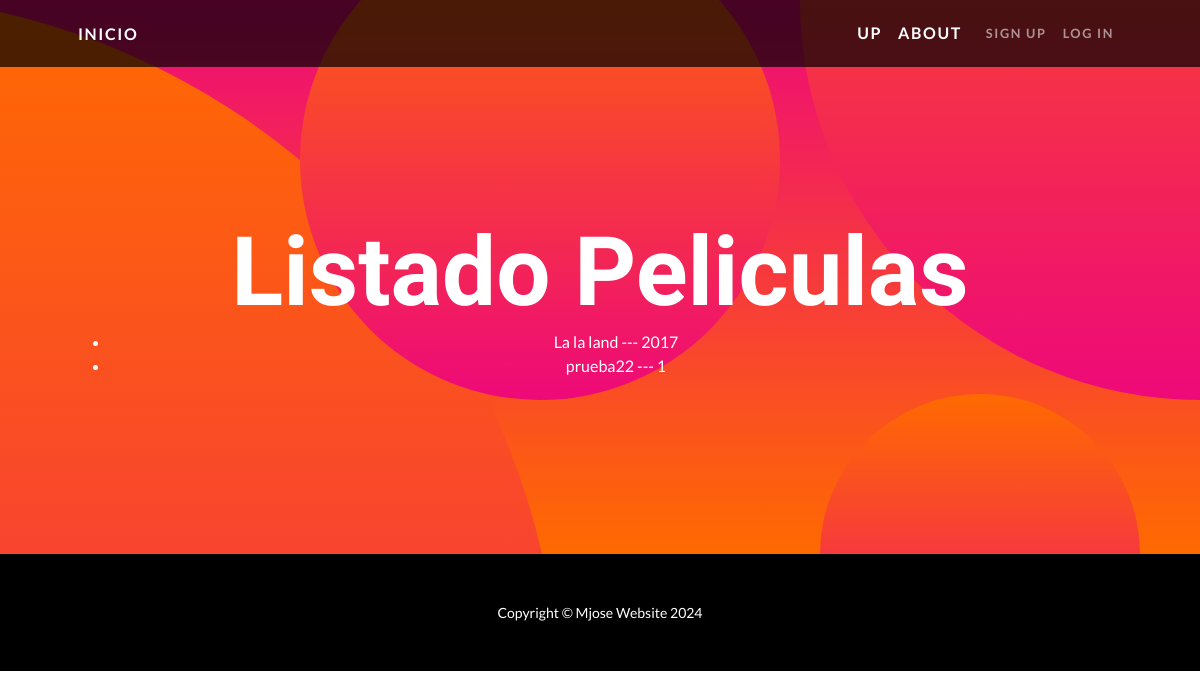
The page /listapelicula/ on the database as committed earlier.
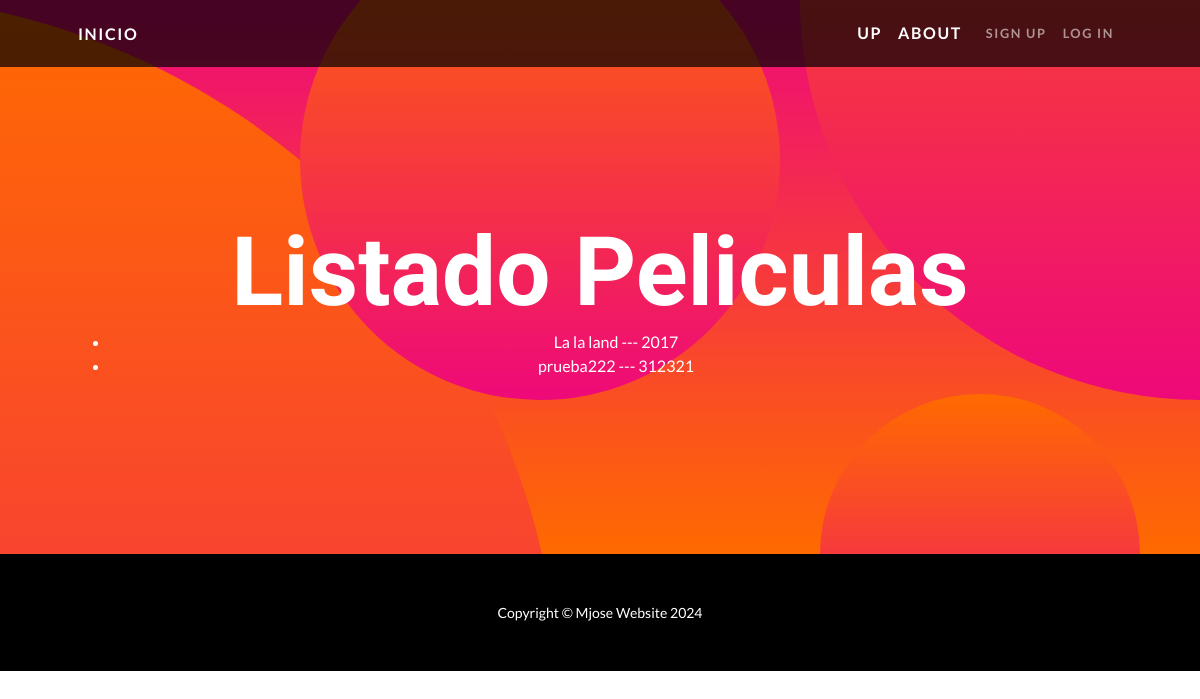
The same page on the database as committed later.
### AppPeliculas/models.py (models this page shows)
class pelicula(models.Model):
    def __str__(self):
        return f"{self.nombre} --- {self.año}"
    nombre = models.CharField(max_length=40)
    año = models.IntegerField()
    director = models.CharField(max_length=40)
    genero = models.CharField(max_length=40)
    duracion = models.FloatField()

### AppPeliculas/views.py (the view)
# urls.py: path("listapelicula/", lista_pelicula, name="lista_pelicula" ),
def lista_pelicula (request):
    mis_peliculas = pelicula.objects.all()
    info = {"peliculas":mis_peliculas}
    return render(request,"listado_pelicula.html",info)

### AppPeliculas/templates/Listado_pelicula.html
{% extends "padre_formulario.html" %}
{% block titulo %} Listado Peliculas {% endblock %}
{% block formulario %}
<ul>
{% for x in peliculas %}
<li>{{x}}</li>
{% endfor %}
</ul>
{% endblock %}

### AppPeliculas/templates/padre_formulario.html (shortened to what this page needs)
<!DOCTYPE html>
<html lang="en">
    <head>
        {% load static %}
        <link href="{% static 'AppPeliculas/css/styles.css' %}" rel="stylesheet" />
    </head>
    <body id="page-top">
        <nav class="navbar navbar-expand-lg navbar-dark navbar-custom fixed-top">
            <div class="container px-5">
                <a class="navbar-brand" href="{% url 'Inicio'%}">Inicio</a>
                <div class="collapse navbar-collapse" id="navbarResponsive">
                    <ul class="navbar-nav ms-auto">
                        <a class="navbar-brand" href="#page-top">UP</a>
                        {% if user.is_authenticated %}
                        <a class="navbar-brand" href="{% url 'Peliculas'%}">Peliculas</a>
                        <a class="navbar-brand" href="{% url 'Series'%}">Series</a>
                        <a class="navbar-brand" href="{% url 'Musica'%}">Musica</a>
                        <a class="navbar-brand" href="{% url 'about'%}">About</a>
                        <p>
                            <style>
                            /* Reglas de estilo globales para todos los párrafos */
                            p {
                                font-family: Arial, sans-serif; /* Tipo de fuente */
                                font-size: 20px; /* Tamaño de fuente */
                                color: black; /* Color del texto */
                                background-color: transparent; border: black; font-weight: bolder;
                                margin-bottom: 5px; /* Margen inferior */
                            }
                        </style> </p>
                        <li class="nav-item"><a class="nav-link" href="{% url 'profile'%}">Hola {{user}}</a></li>
                        <li class="nav-item"><a class="nav-link" href="{% url 'actualizar'%}">Actualizar Perfíl</a></li>
                        <li class="nav-item">
                            <form action="{% url 'logout' %}" method="post">
                                {% csrf_token %}
                                <input type="hidden" name="next" value="{% url 'logout' %}">
                                <input type="submit" class="nav-link" value="Cerrar Sesión" style="color: gray; background-color: transparent; border: black; font-weight: bolder;">
                            </form>
                        </li>
                        {% else %}
                        <a class="navbar-brand" href="{% url 'about'%}">About</a>
                        <li class="nav-item"><a class="nav-link" href="{% url 'registrar'%}">Sign Up</a></li>
                        <li class="nav-item"><a class="nav-link" href="{% url 'login_user'%}">Log In</a></li>
                        {% endif %}
                    </ul>
                </div>
            </div>
        </nav>
        <header class="masthead text-center text-white">
            <div class="masthead-content">
                <div class="container px-5">
                    <h1 class="masthead-heading mb-0">{% block titulo %} {% endblock %}</h1>
                    {% block formulario %} {% endblock %}
                </div>
            </div>
            <div class="bg-circle-1 bg-circle"></div>
            <div class="bg-circle-2 bg-circle"></div>
            <div class="bg-circle-3 bg-circle"></div>
            <div class="bg-circle-4 bg-circle"></div>
        </header>
        <footer class="py-5 bg-black">
            <div class="container px-5">
                <p class="m-0 text-center text-white small">Copyright &copy; Mjose Website 2024</p>
            </div>
        </footer>
    </body>
</html>

Rows that differ between the two databases and show on the page:
changed pelicula: nombre+año "prueba22 --- 1" → "prueba222 --- 312321"
